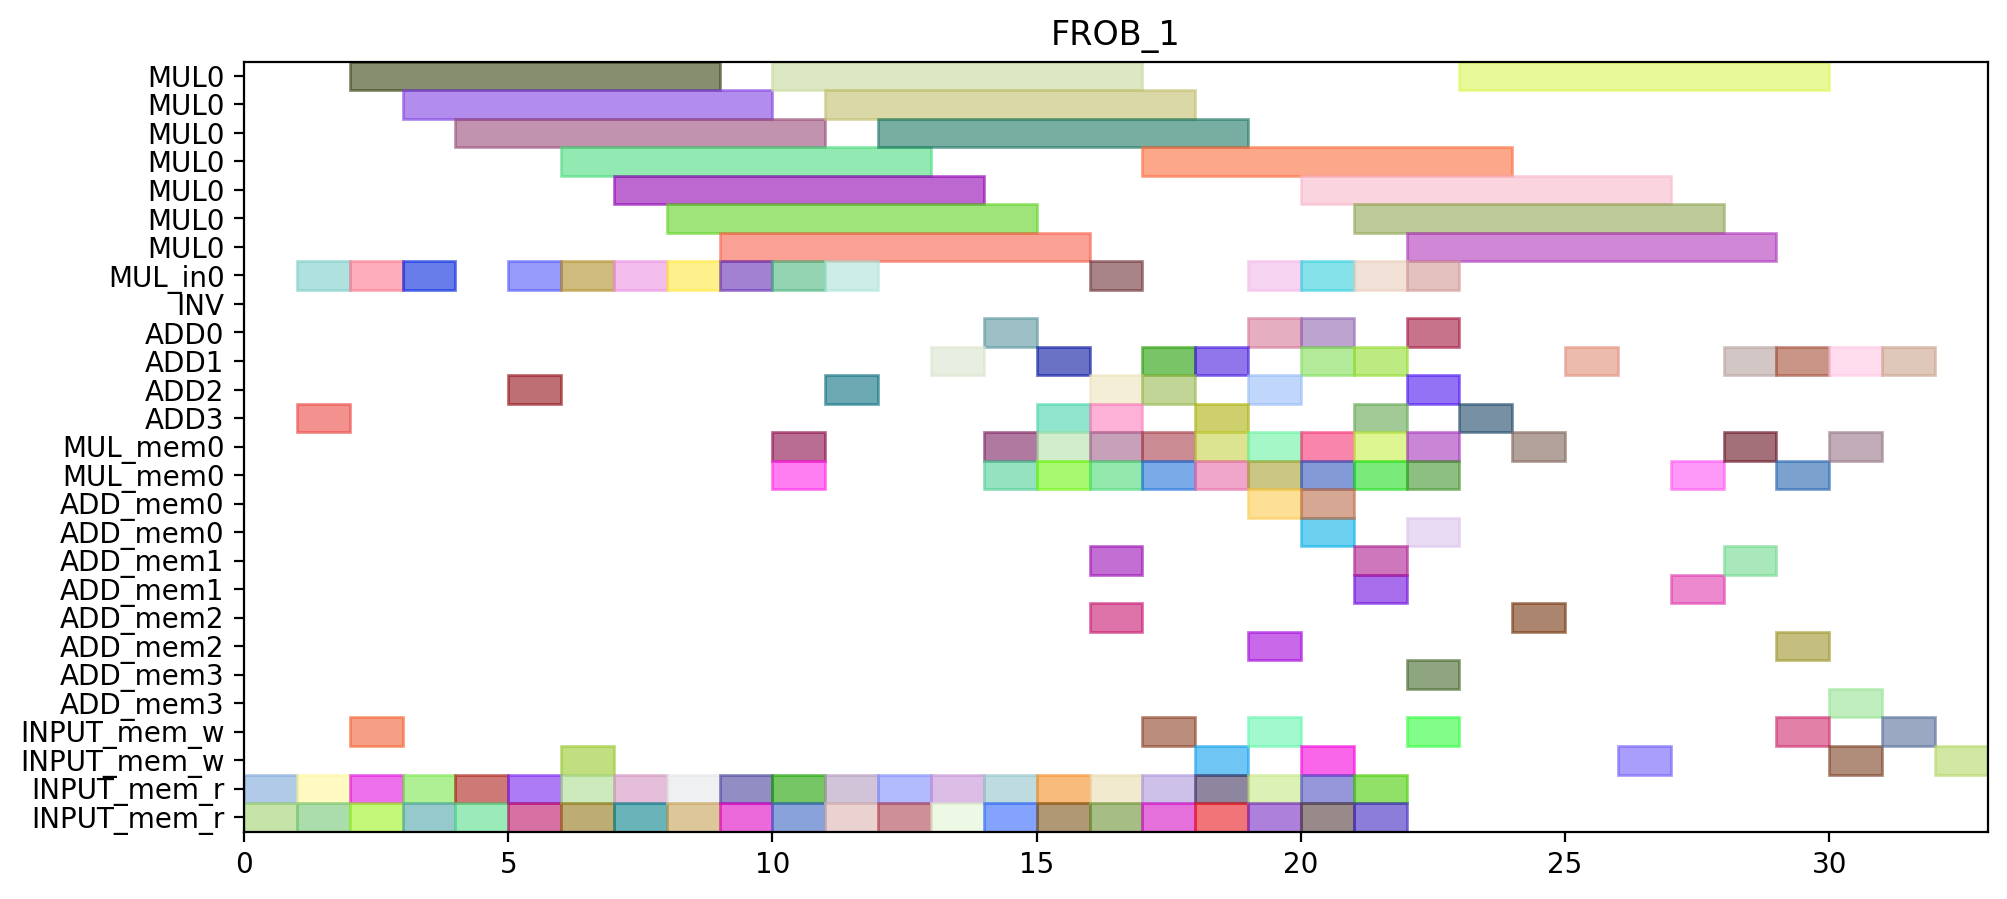

Python code for this plot:
from pyschedule import Scenario, solvers, plotters, alt


def solve():
	horizon = 113
	S = Scenario("FROB_1", horizon=horizon)

	# resource
	MUL = S.Resources('MUL', num=1, size=7)
	MUL_in = S.Resources('MUL_in', num=1)
	INV = S.Resource('INV')
	ADD = S.Resources('ADD', num=4, periods=range(1, horizon))
	MUL_mem = S.Resources('MUL_mem', num=1, size=2)
	ADD_mem = S.Resources('ADD_mem', num=4, size=2)
	INPUT_mem_w = S.Resource('INPUT_mem_w', size=2)
	INPUT_mem_r = S.Resource('INPUT_mem_r', size=2)

	# result of previous scheduling
	c000_mem0 = S.Task('c000_mem0', length=1, delay_cost=1)
	S += c000_mem0 >= 0
	c000_mem0 += INPUT_mem_r

	c000_mem1 = S.Task('c000_mem1', length=1, delay_cost=1)
	S += c000_mem1 >= 0
	c000_mem1 += INPUT_mem_r

	c000 = S.Task('c000', length=1, delay_cost=1)
	S += c000 >= 1
	c000 += ADD[3]

	c10_t0_in = S.Task('c10_t0_in', length=1, delay_cost=1)
	S += c10_t0_in >= 1
	c10_t0_in += MUL_in[0]

	c10_t0_mem0 = S.Task('c10_t0_mem0', length=1, delay_cost=1)
	S += c10_t0_mem0 >= 1
	c10_t0_mem0 += INPUT_mem_r

	c10_t0_mem1 = S.Task('c10_t0_mem1', length=1, delay_cost=1)
	S += c10_t0_mem1 >= 1
	c10_t0_mem1 += INPUT_mem_r

	c000_w = S.Task('c000_w', length=1, delay_cost=1)
	S += c000_w >= 2
	c000_w += INPUT_mem_w

	c10_t0 = S.Task('c10_t0', length=7, delay_cost=1)
	S += c10_t0 >= 2
	c10_t0 += MUL[0]

	c11_t0_in = S.Task('c11_t0_in', length=1, delay_cost=1)
	S += c11_t0_in >= 2
	c11_t0_in += MUL_in[0]

	c11_t0_mem0 = S.Task('c11_t0_mem0', length=1, delay_cost=1)
	S += c11_t0_mem0 >= 2
	c11_t0_mem0 += INPUT_mem_r

	c11_t0_mem1 = S.Task('c11_t0_mem1', length=1, delay_cost=1)
	S += c11_t0_mem1 >= 2
	c11_t0_mem1 += INPUT_mem_r

	c11_t0 = S.Task('c11_t0', length=7, delay_cost=1)
	S += c11_t0 >= 3
	c11_t0 += MUL[0]

	c11_t1_in = S.Task('c11_t1_in', length=1, delay_cost=1)
	S += c11_t1_in >= 3
	c11_t1_in += MUL_in[0]

	c11_t1_mem0 = S.Task('c11_t1_mem0', length=1, delay_cost=1)
	S += c11_t1_mem0 >= 3
	c11_t1_mem0 += INPUT_mem_r

	c11_t1_mem1 = S.Task('c11_t1_mem1', length=1, delay_cost=1)
	S += c11_t1_mem1 >= 3
	c11_t1_mem1 += INPUT_mem_r

	c001_mem0 = S.Task('c001_mem0', length=1, delay_cost=1)
	S += c001_mem0 >= 4
	c001_mem0 += INPUT_mem_r

	c001_mem1 = S.Task('c001_mem1', length=1, delay_cost=1)
	S += c001_mem1 >= 4
	c001_mem1 += INPUT_mem_r

	c11_t1 = S.Task('c11_t1', length=7, delay_cost=1)
	S += c11_t1 >= 4
	c11_t1 += MUL[0]

	c001 = S.Task('c001', length=1, delay_cost=1)
	S += c001 >= 5
	c001 += ADD[2]

	c20_t0_in = S.Task('c20_t0_in', length=1, delay_cost=1)
	S += c20_t0_in >= 5
	c20_t0_in += MUL_in[0]

	c20_t0_mem0 = S.Task('c20_t0_mem0', length=1, delay_cost=1)
	S += c20_t0_mem0 >= 5
	c20_t0_mem0 += INPUT_mem_r

	c20_t0_mem1 = S.Task('c20_t0_mem1', length=1, delay_cost=1)
	S += c20_t0_mem1 >= 5
	c20_t0_mem1 += INPUT_mem_r

	c001_w = S.Task('c001_w', length=1, delay_cost=1)
	S += c001_w >= 6
	c001_w += INPUT_mem_w

	c20_t0 = S.Task('c20_t0', length=7, delay_cost=1)
	S += c20_t0 >= 6
	c20_t0 += MUL[0]

	c21_t0_in = S.Task('c21_t0_in', length=1, delay_cost=1)
	S += c21_t0_in >= 6
	c21_t0_in += MUL_in[0]

	c21_t0_mem0 = S.Task('c21_t0_mem0', length=1, delay_cost=1)
	S += c21_t0_mem0 >= 6
	c21_t0_mem0 += INPUT_mem_r

	c21_t0_mem1 = S.Task('c21_t0_mem1', length=1, delay_cost=1)
	S += c21_t0_mem1 >= 6
	c21_t0_mem1 += INPUT_mem_r

	c21_t0 = S.Task('c21_t0', length=7, delay_cost=1)
	S += c21_t0 >= 7
	c21_t0 += MUL[0]

	c21_t1_in = S.Task('c21_t1_in', length=1, delay_cost=1)
	S += c21_t1_in >= 7
	c21_t1_in += MUL_in[0]

	c21_t1_mem0 = S.Task('c21_t1_mem0', length=1, delay_cost=1)
	S += c21_t1_mem0 >= 7
	c21_t1_mem0 += INPUT_mem_r

	c21_t1_mem1 = S.Task('c21_t1_mem1', length=1, delay_cost=1)
	S += c21_t1_mem1 >= 7
	c21_t1_mem1 += INPUT_mem_r

	c20_t1_in = S.Task('c20_t1_in', length=1, delay_cost=1)
	S += c20_t1_in >= 8
	c20_t1_in += MUL_in[0]

	c20_t1_mem0 = S.Task('c20_t1_mem0', length=1, delay_cost=1)
	S += c20_t1_mem0 >= 8
	c20_t1_mem0 += INPUT_mem_r

	c20_t1_mem1 = S.Task('c20_t1_mem1', length=1, delay_cost=1)
	S += c20_t1_mem1 >= 8
	c20_t1_mem1 += INPUT_mem_r

	c21_t1 = S.Task('c21_t1', length=7, delay_cost=1)
	S += c21_t1 >= 8
	c21_t1 += MUL[0]

	c10_t1_in = S.Task('c10_t1_in', length=1, delay_cost=1)
	S += c10_t1_in >= 9
	c10_t1_in += MUL_in[0]

	c10_t1_mem0 = S.Task('c10_t1_mem0', length=1, delay_cost=1)
	S += c10_t1_mem0 >= 9
	c10_t1_mem0 += INPUT_mem_r

	c10_t1_mem1 = S.Task('c10_t1_mem1', length=1, delay_cost=1)
	S += c10_t1_mem1 >= 9
	c10_t1_mem1 += INPUT_mem_r

	c20_t1 = S.Task('c20_t1', length=7, delay_cost=1)
	S += c20_t1 >= 9
	c20_t1 += MUL[0]

	c01_t1_in = S.Task('c01_t1_in', length=1, delay_cost=1)
	S += c01_t1_in >= 10
	c01_t1_in += MUL_in[0]

	c01_t1_mem0 = S.Task('c01_t1_mem0', length=1, delay_cost=1)
	S += c01_t1_mem0 >= 10
	c01_t1_mem0 += INPUT_mem_r

	c01_t1_mem1 = S.Task('c01_t1_mem1', length=1, delay_cost=1)
	S += c01_t1_mem1 >= 10
	c01_t1_mem1 += INPUT_mem_r

	c10_t1 = S.Task('c10_t1', length=7, delay_cost=1)
	S += c10_t1 >= 10
	c10_t1 += MUL[0]

	c01_t0_in = S.Task('c01_t0_in', length=1, delay_cost=1)
	S += c01_t0_in >= 11
	c01_t0_in += MUL_in[0]

	c01_t0_mem0 = S.Task('c01_t0_mem0', length=1, delay_cost=1)
	S += c01_t0_mem0 >= 11
	c01_t0_mem0 += INPUT_mem_r

	c01_t0_mem1 = S.Task('c01_t0_mem1', length=1, delay_cost=1)
	S += c01_t0_mem1 >= 11
	c01_t0_mem1 += INPUT_mem_r

	c01_t1 = S.Task('c01_t1', length=7, delay_cost=1)
	S += c01_t1 >= 11
	c01_t1 += MUL[0]

	c01_t0 = S.Task('c01_t0', length=7, delay_cost=1)
	S += c01_t0 >= 12
	c01_t0 += MUL[0]

	c20_t3_mem0 = S.Task('c20_t3_mem0', length=1, delay_cost=1)
	S += c20_t3_mem0 >= 12
	c20_t3_mem0 += INPUT_mem_r

	c20_t3_mem1 = S.Task('c20_t3_mem1', length=1, delay_cost=1)
	S += c20_t3_mem1 >= 12
	c20_t3_mem1 += INPUT_mem_r

	c01_t2_mem0 = S.Task('c01_t2_mem0', length=1, delay_cost=1)
	S += c01_t2_mem0 >= 13
	c01_t2_mem0 += INPUT_mem_r

	c01_t2_mem1 = S.Task('c01_t2_mem1', length=1, delay_cost=1)
	S += c01_t2_mem1 >= 13
	c01_t2_mem1 += INPUT_mem_r

	c20_t3 = S.Task('c20_t3', length=1, delay_cost=1)
	S += c20_t3 >= 13
	c20_t3 += ADD[1]

	c01_t2 = S.Task('c01_t2', length=1, delay_cost=1)
	S += c01_t2 >= 14
	c01_t2 += ADD[0]

	c10_t2_mem0 = S.Task('c10_t2_mem0', length=1, delay_cost=1)
	S += c10_t2_mem0 >= 14
	c10_t2_mem0 += INPUT_mem_r

	c10_t2_mem1 = S.Task('c10_t2_mem1', length=1, delay_cost=1)
	S += c10_t2_mem1 >= 14
	c10_t2_mem1 += INPUT_mem_r

	c10_t2 = S.Task('c10_t2', length=1, delay_cost=1)
	S += c10_t2 >= 15
	c10_t2 += ADD[3]

	c20_t2_mem0 = S.Task('c20_t2_mem0', length=1, delay_cost=1)
	S += c20_t2_mem0 >= 15
	c20_t2_mem0 += INPUT_mem_r

	c20_t2_mem1 = S.Task('c20_t2_mem1', length=1, delay_cost=1)
	S += c20_t2_mem1 >= 15
	c20_t2_mem1 += INPUT_mem_r

	c20_t2 = S.Task('c20_t2', length=1, delay_cost=1)
	S += c20_t2 >= 16
	c20_t2 += ADD[2]

	c21_t2_mem0 = S.Task('c21_t2_mem0', length=1, delay_cost=1)
	S += c21_t2_mem0 >= 16
	c21_t2_mem0 += INPUT_mem_r

	c21_t2_mem1 = S.Task('c21_t2_mem1', length=1, delay_cost=1)
	S += c21_t2_mem1 >= 16
	c21_t2_mem1 += INPUT_mem_r

	c11_t3_mem0 = S.Task('c11_t3_mem0', length=1, delay_cost=1)
	S += c11_t3_mem0 >= 17
	c11_t3_mem0 += INPUT_mem_r

	c11_t3_mem1 = S.Task('c11_t3_mem1', length=1, delay_cost=1)
	S += c11_t3_mem1 >= 17
	c11_t3_mem1 += INPUT_mem_r

	c21_t2 = S.Task('c21_t2', length=1, delay_cost=1)
	S += c21_t2 >= 17
	c21_t2 += ADD[2]

	c11_t3 = S.Task('c11_t3', length=1, delay_cost=1)
	S += c11_t3 >= 18
	c11_t3 += ADD[1]

	c21_t3_mem0 = S.Task('c21_t3_mem0', length=1, delay_cost=1)
	S += c21_t3_mem0 >= 18
	c21_t3_mem0 += INPUT_mem_r

	c21_t3_mem1 = S.Task('c21_t3_mem1', length=1, delay_cost=1)
	S += c21_t3_mem1 >= 18
	c21_t3_mem1 += INPUT_mem_r

	c01_t3_mem0 = S.Task('c01_t3_mem0', length=1, delay_cost=1)
	S += c01_t3_mem0 >= 19
	c01_t3_mem0 += INPUT_mem_r

	c01_t3_mem1 = S.Task('c01_t3_mem1', length=1, delay_cost=1)
	S += c01_t3_mem1 >= 19
	c01_t3_mem1 += INPUT_mem_r

	c21_t3 = S.Task('c21_t3', length=1, delay_cost=1)
	S += c21_t3 >= 19
	c21_t3 += ADD[0]

	c01_t3 = S.Task('c01_t3', length=1, delay_cost=1)
	S += c01_t3 >= 20
	c01_t3 += ADD[0]

	c11_t2_mem0 = S.Task('c11_t2_mem0', length=1, delay_cost=1)
	S += c11_t2_mem0 >= 20
	c11_t2_mem0 += INPUT_mem_r

	c11_t2_mem1 = S.Task('c11_t2_mem1', length=1, delay_cost=1)
	S += c11_t2_mem1 >= 20
	c11_t2_mem1 += INPUT_mem_r

	c10_t3_mem0 = S.Task('c10_t3_mem0', length=1, delay_cost=1)
	S += c10_t3_mem0 >= 21
	c10_t3_mem0 += INPUT_mem_r

	c10_t3_mem1 = S.Task('c10_t3_mem1', length=1, delay_cost=1)
	S += c10_t3_mem1 >= 21
	c10_t3_mem1 += INPUT_mem_r

	c11_t2 = S.Task('c11_t2', length=1, delay_cost=1)
	S += c11_t2 >= 21
	c11_t2 += ADD[1]

	c10_t3 = S.Task('c10_t3', length=1, delay_cost=1)
	S += c10_t3 >= 22
	c10_t3 += ADD[0]


	# new tasks
	c10_t4_in = S.Task('c10_t4_in', length=1, delay_cost=1)
	c10_t4_in += alt(MUL_in)
	c10_t4 = S.Task('c10_t4', length=7, delay_cost=1)
	c10_t4 += alt(MUL)
	S += c10_t4>=c10_t4_in

	c10_t4_mem0 = S.Task('c10_t4_mem0', length=1, delay_cost=1)
	c10_t4_mem0 += ADD_mem[3]
	S += 15 < c10_t4_mem0
	S += c10_t4_mem0 <= c10_t4

	c10_t4_mem1 = S.Task('c10_t4_mem1', length=1, delay_cost=1)
	c10_t4_mem1 += ADD_mem[0]
	S += 22 < c10_t4_mem1
	S += c10_t4_mem1 <= c10_t4

	c100 = S.Task('c100', length=1, delay_cost=1)
	c100 += alt(ADD)

	S += 15<c100

	c100_mem0 = S.Task('c100_mem0', length=1, delay_cost=1)
	c100_mem0 += MUL_mem[0]
	S += 8 < c100_mem0
	S += c100_mem0 <= c100

	c100_mem1 = S.Task('c100_mem1', length=1, delay_cost=1)
	c100_mem1 += MUL_mem[0]
	S += 16 < c100_mem1
	S += c100_mem1 <= c100

	c100_w = S.Task('c100_w', length=1, delay_cost=1)
	c100_w += alt(INPUT_mem_w)
	S += c100 <= c100_w

	c10_t5 = S.Task('c10_t5', length=1, delay_cost=1)
	c10_t5 += alt(ADD)

	c10_t5_mem0 = S.Task('c10_t5_mem0', length=1, delay_cost=1)
	c10_t5_mem0 += MUL_mem[0]
	S += 8 < c10_t5_mem0
	S += c10_t5_mem0 <= c10_t5

	c10_t5_mem1 = S.Task('c10_t5_mem1', length=1, delay_cost=1)
	c10_t5_mem1 += MUL_mem[0]
	S += 16 < c10_t5_mem1
	S += c10_t5_mem1 <= c10_t5

	c20_t4_in = S.Task('c20_t4_in', length=1, delay_cost=1)
	c20_t4_in += alt(MUL_in)
	c20_t4 = S.Task('c20_t4', length=7, delay_cost=1)
	c20_t4 += alt(MUL)
	S += c20_t4>=c20_t4_in

	c20_t4_mem0 = S.Task('c20_t4_mem0', length=1, delay_cost=1)
	c20_t4_mem0 += ADD_mem[2]
	S += 16 < c20_t4_mem0
	S += c20_t4_mem0 <= c20_t4

	c20_t4_mem1 = S.Task('c20_t4_mem1', length=1, delay_cost=1)
	c20_t4_mem1 += ADD_mem[1]
	S += 13 < c20_t4_mem1
	S += c20_t4_mem1 <= c20_t4

	c200 = S.Task('c200', length=1, delay_cost=1)
	c200 += alt(ADD)

	S += 16<c200

	c200_mem0 = S.Task('c200_mem0', length=1, delay_cost=1)
	c200_mem0 += MUL_mem[0]
	S += 12 < c200_mem0
	S += c200_mem0 <= c200

	c200_mem1 = S.Task('c200_mem1', length=1, delay_cost=1)
	c200_mem1 += MUL_mem[0]
	S += 15 < c200_mem1
	S += c200_mem1 <= c200

	c200_w = S.Task('c200_w', length=1, delay_cost=1)
	c200_w += alt(INPUT_mem_w)
	S += c200 <= c200_w

	c20_t5 = S.Task('c20_t5', length=1, delay_cost=1)
	c20_t5 += alt(ADD)

	c20_t5_mem0 = S.Task('c20_t5_mem0', length=1, delay_cost=1)
	c20_t5_mem0 += MUL_mem[0]
	S += 12 < c20_t5_mem0
	S += c20_t5_mem0 <= c20_t5

	c20_t5_mem1 = S.Task('c20_t5_mem1', length=1, delay_cost=1)
	c20_t5_mem1 += MUL_mem[0]
	S += 15 < c20_t5_mem1
	S += c20_t5_mem1 <= c20_t5

	c01_t4_in = S.Task('c01_t4_in', length=1, delay_cost=1)
	c01_t4_in += alt(MUL_in)
	c01_t4 = S.Task('c01_t4', length=7, delay_cost=1)
	c01_t4 += alt(MUL)
	S += c01_t4>=c01_t4_in

	c01_t4_mem0 = S.Task('c01_t4_mem0', length=1, delay_cost=1)
	c01_t4_mem0 += ADD_mem[0]
	S += 14 < c01_t4_mem0
	S += c01_t4_mem0 <= c01_t4

	c01_t4_mem1 = S.Task('c01_t4_mem1', length=1, delay_cost=1)
	c01_t4_mem1 += ADD_mem[0]
	S += 20 < c01_t4_mem1
	S += c01_t4_mem1 <= c01_t4

	c010 = S.Task('c010', length=1, delay_cost=1)
	c010 += alt(ADD)

	S += 14<c010

	c010_mem0 = S.Task('c010_mem0', length=1, delay_cost=1)
	c010_mem0 += MUL_mem[0]
	S += 18 < c010_mem0
	S += c010_mem0 <= c010

	c010_mem1 = S.Task('c010_mem1', length=1, delay_cost=1)
	c010_mem1 += MUL_mem[0]
	S += 17 < c010_mem1
	S += c010_mem1 <= c010

	c010_w = S.Task('c010_w', length=1, delay_cost=1)
	c010_w += alt(INPUT_mem_w)
	S += c010 <= c010_w

	c01_t5 = S.Task('c01_t5', length=1, delay_cost=1)
	c01_t5 += alt(ADD)

	c01_t5_mem0 = S.Task('c01_t5_mem0', length=1, delay_cost=1)
	c01_t5_mem0 += MUL_mem[0]
	S += 18 < c01_t5_mem0
	S += c01_t5_mem0 <= c01_t5

	c01_t5_mem1 = S.Task('c01_t5_mem1', length=1, delay_cost=1)
	c01_t5_mem1 += MUL_mem[0]
	S += 17 < c01_t5_mem1
	S += c01_t5_mem1 <= c01_t5

	c11_t4_in = S.Task('c11_t4_in', length=1, delay_cost=1)
	c11_t4_in += alt(MUL_in)
	c11_t4 = S.Task('c11_t4', length=7, delay_cost=1)
	c11_t4 += alt(MUL)
	S += c11_t4>=c11_t4_in

	c11_t4_mem0 = S.Task('c11_t4_mem0', length=1, delay_cost=1)
	c11_t4_mem0 += ADD_mem[1]
	S += 21 < c11_t4_mem0
	S += c11_t4_mem0 <= c11_t4

	c11_t4_mem1 = S.Task('c11_t4_mem1', length=1, delay_cost=1)
	c11_t4_mem1 += ADD_mem[1]
	S += 18 < c11_t4_mem1
	S += c11_t4_mem1 <= c11_t4

	c110 = S.Task('c110', length=1, delay_cost=1)
	c110 += alt(ADD)

	S += 21<c110

	c110_mem0 = S.Task('c110_mem0', length=1, delay_cost=1)
	c110_mem0 += MUL_mem[0]
	S += 9 < c110_mem0
	S += c110_mem0 <= c110

	c110_mem1 = S.Task('c110_mem1', length=1, delay_cost=1)
	c110_mem1 += MUL_mem[0]
	S += 10 < c110_mem1
	S += c110_mem1 <= c110

	c110_w = S.Task('c110_w', length=1, delay_cost=1)
	c110_w += alt(INPUT_mem_w)
	S += c110 <= c110_w

	c11_t5 = S.Task('c11_t5', length=1, delay_cost=1)
	c11_t5 += alt(ADD)

	c11_t5_mem0 = S.Task('c11_t5_mem0', length=1, delay_cost=1)
	c11_t5_mem0 += MUL_mem[0]
	S += 9 < c11_t5_mem0
	S += c11_t5_mem0 <= c11_t5

	c11_t5_mem1 = S.Task('c11_t5_mem1', length=1, delay_cost=1)
	c11_t5_mem1 += MUL_mem[0]
	S += 10 < c11_t5_mem1
	S += c11_t5_mem1 <= c11_t5

	c21_t4_in = S.Task('c21_t4_in', length=1, delay_cost=1)
	c21_t4_in += alt(MUL_in)
	c21_t4 = S.Task('c21_t4', length=7, delay_cost=1)
	c21_t4 += alt(MUL)
	S += c21_t4>=c21_t4_in

	c21_t4_mem0 = S.Task('c21_t4_mem0', length=1, delay_cost=1)
	c21_t4_mem0 += ADD_mem[2]
	S += 17 < c21_t4_mem0
	S += c21_t4_mem0 <= c21_t4

	c21_t4_mem1 = S.Task('c21_t4_mem1', length=1, delay_cost=1)
	c21_t4_mem1 += ADD_mem[0]
	S += 19 < c21_t4_mem1
	S += c21_t4_mem1 <= c21_t4

	c210 = S.Task('c210', length=1, delay_cost=1)
	c210 += alt(ADD)

	S += 17<c210

	c210_mem0 = S.Task('c210_mem0', length=1, delay_cost=1)
	c210_mem0 += MUL_mem[0]
	S += 13 < c210_mem0
	S += c210_mem0 <= c210

	c210_mem1 = S.Task('c210_mem1', length=1, delay_cost=1)
	c210_mem1 += MUL_mem[0]
	S += 14 < c210_mem1
	S += c210_mem1 <= c210

	c210_w = S.Task('c210_w', length=1, delay_cost=1)
	c210_w += alt(INPUT_mem_w)
	S += c210 <= c210_w

	c21_t5 = S.Task('c21_t5', length=1, delay_cost=1)
	c21_t5 += alt(ADD)

	c21_t5_mem0 = S.Task('c21_t5_mem0', length=1, delay_cost=1)
	c21_t5_mem0 += MUL_mem[0]
	S += 13 < c21_t5_mem0
	S += c21_t5_mem0 <= c21_t5

	c21_t5_mem1 = S.Task('c21_t5_mem1', length=1, delay_cost=1)
	c21_t5_mem1 += MUL_mem[0]
	S += 14 < c21_t5_mem1
	S += c21_t5_mem1 <= c21_t5

	c101 = S.Task('c101', length=1, delay_cost=1)
	c101 += alt(ADD)

	S += 15<c101

	c101_mem0 = S.Task('c101_mem0', length=1, delay_cost=1)
	c101_mem0 += alt(MUL_mem)
	S += (c10_t4*MUL[0]) < c101_mem0*MUL_mem[0]
	S += c101_mem0 <= c101

	c101_mem1 = S.Task('c101_mem1', length=1, delay_cost=1)
	c101_mem1 += alt(ADD_mem)
	S += (c10_t5*ADD[0]) < c101_mem1*ADD_mem[0]
	S += (c10_t5*ADD[1]) < c101_mem1*ADD_mem[1]
	S += (c10_t5*ADD[2]) < c101_mem1*ADD_mem[2]
	S += (c10_t5*ADD[3]) < c101_mem1*ADD_mem[3]
	S += c101_mem1 <= c101

	c101_w = S.Task('c101_w', length=1, delay_cost=1)
	c101_w += alt(INPUT_mem_w)
	S += c101 <= c101_w

	c201 = S.Task('c201', length=1, delay_cost=1)
	c201 += alt(ADD)

	S += 16<c201

	c201_mem0 = S.Task('c201_mem0', length=1, delay_cost=1)
	c201_mem0 += alt(MUL_mem)
	S += (c20_t4*MUL[0]) < c201_mem0*MUL_mem[0]
	S += c201_mem0 <= c201

	c201_mem1 = S.Task('c201_mem1', length=1, delay_cost=1)
	c201_mem1 += alt(ADD_mem)
	S += (c20_t5*ADD[0]) < c201_mem1*ADD_mem[0]
	S += (c20_t5*ADD[1]) < c201_mem1*ADD_mem[1]
	S += (c20_t5*ADD[2]) < c201_mem1*ADD_mem[2]
	S += (c20_t5*ADD[3]) < c201_mem1*ADD_mem[3]
	S += c201_mem1 <= c201

	c201_w = S.Task('c201_w', length=1, delay_cost=1)
	c201_w += alt(INPUT_mem_w)
	S += c201 <= c201_w

	c011 = S.Task('c011', length=1, delay_cost=1)
	c011 += alt(ADD)

	S += 14<c011

	c011_mem0 = S.Task('c011_mem0', length=1, delay_cost=1)
	c011_mem0 += alt(MUL_mem)
	S += (c01_t4*MUL[0]) < c011_mem0*MUL_mem[0]
	S += c011_mem0 <= c011

	c011_mem1 = S.Task('c011_mem1', length=1, delay_cost=1)
	c011_mem1 += alt(ADD_mem)
	S += (c01_t5*ADD[0]) < c011_mem1*ADD_mem[0]
	S += (c01_t5*ADD[1]) < c011_mem1*ADD_mem[1]
	S += (c01_t5*ADD[2]) < c011_mem1*ADD_mem[2]
	S += (c01_t5*ADD[3]) < c011_mem1*ADD_mem[3]
	S += c011_mem1 <= c011

	c011_w = S.Task('c011_w', length=1, delay_cost=1)
	c011_w += alt(INPUT_mem_w)
	S += c011 <= c011_w

	c111 = S.Task('c111', length=1, delay_cost=1)
	c111 += alt(ADD)

	S += 21<c111

	c111_mem0 = S.Task('c111_mem0', length=1, delay_cost=1)
	c111_mem0 += alt(MUL_mem)
	S += (c11_t4*MUL[0]) < c111_mem0*MUL_mem[0]
	S += c111_mem0 <= c111

	c111_mem1 = S.Task('c111_mem1', length=1, delay_cost=1)
	c111_mem1 += alt(ADD_mem)
	S += (c11_t5*ADD[0]) < c111_mem1*ADD_mem[0]
	S += (c11_t5*ADD[1]) < c111_mem1*ADD_mem[1]
	S += (c11_t5*ADD[2]) < c111_mem1*ADD_mem[2]
	S += (c11_t5*ADD[3]) < c111_mem1*ADD_mem[3]
	S += c111_mem1 <= c111

	c111_w = S.Task('c111_w', length=1, delay_cost=1)
	c111_w += alt(INPUT_mem_w)
	S += c111 <= c111_w

	c211 = S.Task('c211', length=1, delay_cost=1)
	c211 += alt(ADD)

	S += 17<c211

	c211_mem0 = S.Task('c211_mem0', length=1, delay_cost=1)
	c211_mem0 += alt(MUL_mem)
	S += (c21_t4*MUL[0]) < c211_mem0*MUL_mem[0]
	S += c211_mem0 <= c211

	c211_mem1 = S.Task('c211_mem1', length=1, delay_cost=1)
	c211_mem1 += alt(ADD_mem)
	S += (c21_t5*ADD[0]) < c211_mem1*ADD_mem[0]
	S += (c21_t5*ADD[1]) < c211_mem1*ADD_mem[1]
	S += (c21_t5*ADD[2]) < c211_mem1*ADD_mem[2]
	S += (c21_t5*ADD[3]) < c211_mem1*ADD_mem[3]
	S += c211_mem1 <= c211

	c211_w = S.Task('c211_w', length=1, delay_cost=1)
	c211_w += alt(INPUT_mem_w)
	S += c211 <= c211_w

	solvers.mip.solve(S,msg=1,kind='CPLEX',ratio_gap=1.01)

	solution = [['hoge']*len(S.solution()[1]) for i in range(len(S.solution()))]
	for i in range(len(S.solution())):
		for j in range(len(S.solution()[i])):
			solution[i][j]=str(S.solution()[i][j])
	print(solution)

	cycles = int(solution[-1][3])

	pic_file_name = "/home/mfukuda/pairing_automation_design2/bls12-446/scheduling/FROB_mul1_add4/FROB_1.png"
	if(S.solution() != []):
		plotters.matplotlib.plot(S,img_filename=pic_file_name, vertical_text=True, fig_size=(cycles*0.25+3, 5), show_task_labels=False)

	return solution
